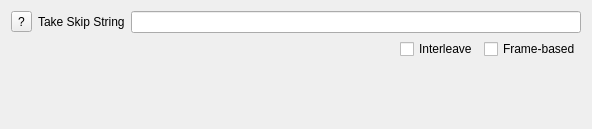
<?xml version="1.0" encoding="UTF-8"?>
<ui version="4.0">
 <class>TakeSkipOperator</class>
 <widget class="QWidget" name="TakeSkipOperator">
  <property name="geometry">
   <rect>
    <x>0</x>
    <y>0</y>
    <width>592</width>
    <height>129</height>
   </rect>
  </property>
  <property name="windowTitle">
   <string>Form</string>
  </property>
  <property name="autoFillBackground">
   <bool>true</bool>
  </property>
  <layout class="QVBoxLayout" name="verticalLayout">
   <item>
    <layout class="QHBoxLayout" name="horizontalLayout">
     <item>
      <widget class="QToolButton" name="btnInfo">
       <property name="toolTip">
        <string extracomment="HELLO"/>
       </property>
       <property name="toolTipDuration">
        <number>-1</number>
       </property>
       <property name="accessibleDescription">
        <string extracomment="Description"/>
       </property>
       <property name="text">
        <string notr="true">?</string>
       </property>
      </widget>
     </item>
     <item>
      <widget class="QLabel" name="lb_takeSkip">
       <property name="text">
        <string>Take Skip String</string>
       </property>
       <property name="buddy">
        <cstring>le_takeSkip</cstring>
       </property>
      </widget>
     </item>
     <item>
      <widget class="QLineEdit" name="le_takeSkip">
       <property name="font">
        <font>
         <family>Monospace</family>
        </font>
       </property>
      </widget>
     </item>
    </layout>
   </item>
   <item>
    <layout class="QHBoxLayout" name="horizontalLayout_2">
     <item>
      <spacer name="horizontalSpacer">
       <property name="orientation">
        <enum>Qt::Horizontal</enum>
       </property>
       <property name="sizeHint" stdset="0">
        <size>
         <width>40</width>
         <height>20</height>
        </size>
       </property>
      </spacer>
     </item>
     <item>
      <widget class="QCheckBox" name="cb_interleaved">
       <property name="text">
        <string>Interleave</string>
       </property>
      </widget>
     </item>
     <item>
      <widget class="QCheckBox" name="cb_frameBased">
       <property name="text">
        <string>Frame-based</string>
       </property>
      </widget>
     </item>
    </layout>
   </item>
   <item>
    <spacer name="verticalSpacer">
     <property name="orientation">
      <enum>Qt::Vertical</enum>
     </property>
     <property name="sizeHint" stdset="0">
      <size>
       <width>20</width>
       <height>40</height>
      </size>
     </property>
    </spacer>
   </item>
  </layout>
 </widget>
 <resources/>
 <connections/>
</ui>
